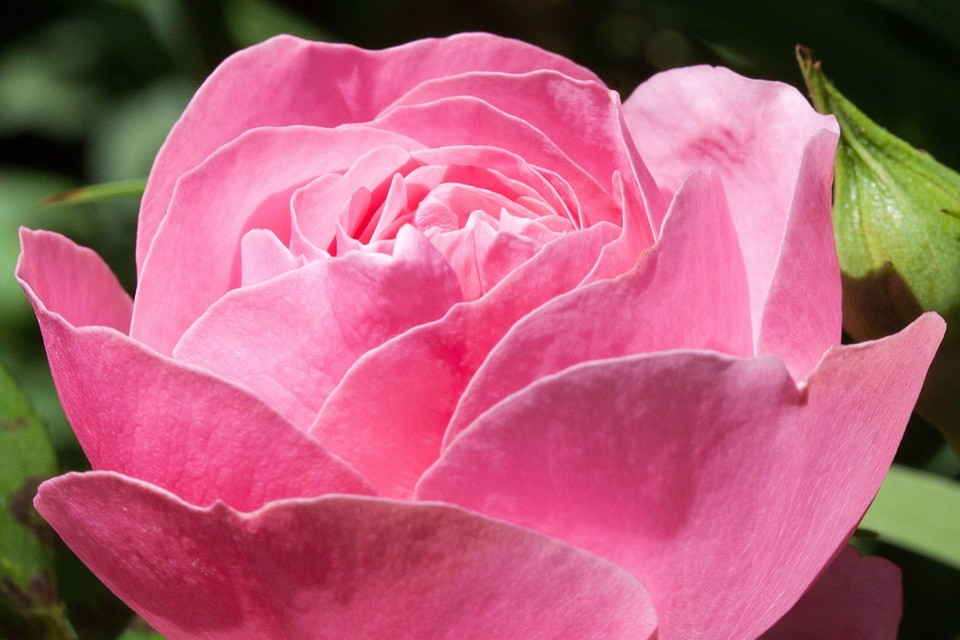
#> input picture Bilder/sample1.jpg, 960 x 640 px
$ python labor1.py
#> lines starting #> are read from the running program, lines starting #| are printed output that depends on the picture
import cv2 #Importieren OpenCV
import numpy as np #Importieren Numpy

image=cv2.imread('../../Bilder/sample1.jpg') #Bild laden
#> image is the input picture: shape (640, 960, 3); mean B, G, R 117, 95, 177.6


#Utilities
def show_image(text, image):
    cv2.imshow(text, image)
    cv2.waitKey(0)
    cv2.destroyAllWindows()

#Aufgaben:_____________________

# [47 lines left out: functions mirror, invert_grey, invert_color, not called in this run]


#Rückwärts denken
def rotsymCos(w,h):

    #erstelle ein leere Numpy Array mit den gegebenen Größen
    #1 für Schwarzweiß
    image = np.empty((h,w,1),dtype=np.uint8)

    for i,height in enumerate(image):
        for j,width in enumerate(height):
            #für jeden Pixel den Abstand zur Mitte berechnen und diesen in Cos einsetzen.
            k = np.sqrt(np.square(i-(h/2))+np.square(j-(w/2)))
            width[0] = int(((np.cos(k)+1)/2) * 255) #Cos nach oben schieben um negative Werte zu verhindern.


    print(image)

    return image


#AUSFÜHRUNG:____________________

image = rotsymCos(960,480)
show_image("test",image)
#> in show_image, `cv2.imshow(text, image)`:
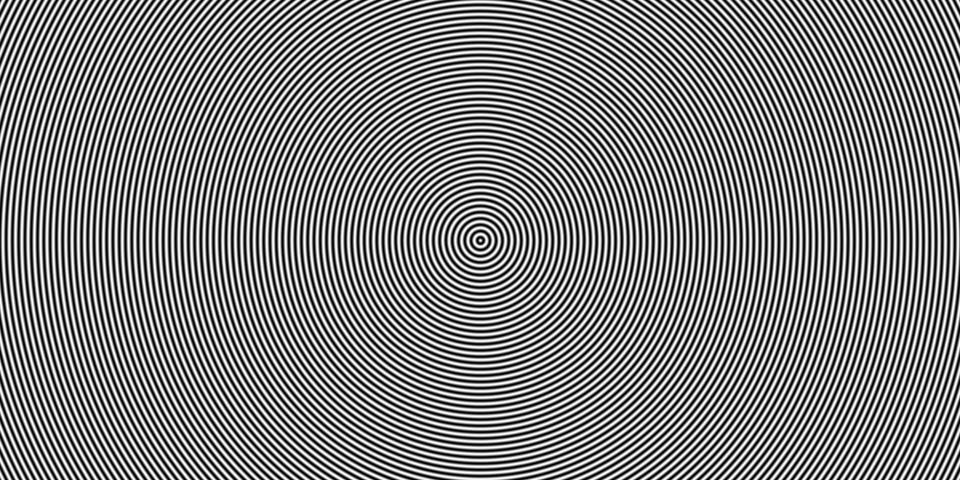
#> window 'test': shape (480, 960, 1); min 0, max 255, mean 127
